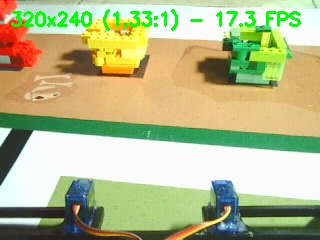
#> input picture tests_resolucion/capturas_fov/fov_320x240.jpg, 320 x 240 px
$ python -i test_resoluciones.py   (imports and definitions only)
#> lines starting #> are read from the running program, lines starting #| are printed output that depends on the picture; after the words box and inside, x2 and y2 are one past the last pixel; in counts of white or black regions, pixels touching at a corner belong together
#> further down, picture is the input picture: shape (240, 320, 3); mean B, G, R 139.3, 185.8, 180.4
#!/usr/bin/env python3
"""
Herramienta de prueba de resoluciones y FOV para Raspberry Pi 3B (WRO 2026).
Este archivo es independiente y NO altera ningun archivo existente del robot.

Uso en la Raspberry Pi:
    python3 test_resoluciones.py

Que hace:
1. Detecta todas las resoluciones MJPG que la camara soporta por hardware.
2. Mide FPS reales y consumo de tiempo de CPU (decodificacion + HSV + contornos) para cada una.
3. Guarda fotos comparativas para verificar el ensanchamiento del campo de vision (FOV).
"""

import os
import subprocess
import time
import cv2
import numpy as np

CARPETA_SALIDA = os.path.join(os.path.dirname(os.path.abspath(__file__)), "capturas_fov")


# [34 lines left out: function obtener_resoluciones_v4l2, not called in this run]


def simular_procesamiento_wro(frame):
    """Simula el procesamiento real de vision_core (ROI 70% + HSV + Morph + Contornos)."""
    alto = frame.shape[0]
#> alto = 240
    y0 = int(alto * 0.30)
#> y0 = 72
    roi = frame[y0:]
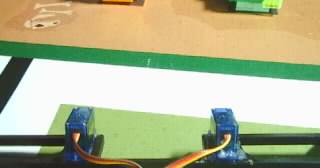
#> roi: shape (168, 320, 3); mean B, G, R 144.8, 181.2, 177
    hsv = cv2.cvtColor(roi, cv2.COLOR_BGR2HSV)
#> hsv: shape (168, 320, 3); mean H, S, V 40.1, 80.9, 195

    # Rango rojo tipico
    mask1 = cv2.inRange(hsv, np.array([0, 120, 70], dtype=np.uint8), np.array([10, 255, 255], dtype=np.uint8))
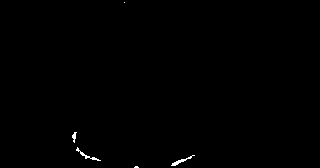
#> mask1: shape (168, 320); 0.3% white in thin lines or dots, all inside (x1, y1, x2, y2) = (72, 2, 195, 168)
    mask2 = cv2.inRange(hsv, np.array([168, 120, 70], dtype=np.uint8), np.array([179, 255, 255], dtype=np.uint8))
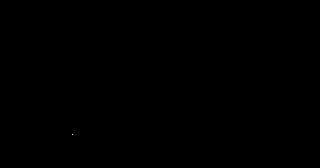
#> mask2: shape (168, 320); 0% white in thin lines or dots, all inside (x1, y1, x2, y2) = (72, 134, 73, 135)
    mask = mask1 | mask2

    kernel = cv2.getStructuringElement(cv2.MORPH_ELLIPSE, (3, 3))
    mask = cv2.morphologyEx(mask, cv2.MORPH_OPEN, kernel)
#> mask: shape (168, 320); 0.21% white in thin lines or dots, all inside (x1, y1, x2, y2) = (72, 133, 192, 168)
    mask = cv2.morphologyEx(mask, cv2.MORPH_CLOSE, kernel)

    contornos = cv2.findContours(mask, cv2.RETR_EXTERNAL, cv2.CHAIN_APPROX_SIMPLE)[-2]
#> contornos = 7 contours, 6 with area under 20; largest, box (x1, y1, x2, y2) and area: (172, 159, 185, 166) 27
    return len(contornos)


# [115 lines left out: functions probar_resolucion, main, not called in this run]


# [2 lines not run here, left out]

>>> import cv2
>>> picture = cv2.imread('capturas_fov/fov_320x240.jpg')
>>> result = simular_procesamiento_wro(picture)
#> result = 7

$ run again, on tests_resolucion/capturas_fov/fov_640x360.jpg
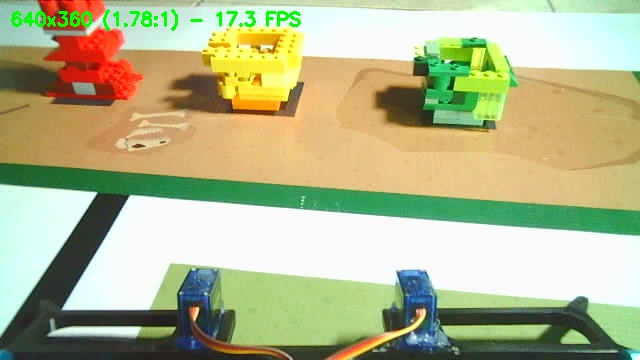
#> input picture tests_resolucion/capturas_fov/fov_640x360.jpg, 640 x 360 px
#> picture is the input picture: shape (360, 640, 3); mean B, G, R 141.1, 182.5, 178.8
#> in simular_procesamiento_wro, `roi = frame[y0:]`:
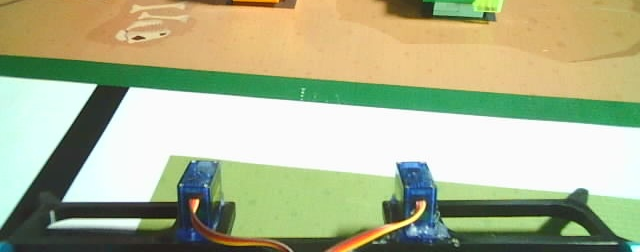
#> roi: shape (252, 640, 3); mean B, G, R 143.4, 179.4, 172.9
#> hsv: shape (252, 640, 3); mean H, S, V 41.5, 80.5, 191.9
#> mask1: shape (252, 640); 0.29% white; 8 white regions (4 under 20 px), largest, box (x1, y1, x2, y2) and area: (331, 229, 380, 252) 196, (193, 217, 244, 241) 180, (188, 197, 195, 208) 50, (278, 246, 288, 252) 24
#> mask2: shape (252, 640); 0% white in thin lines or dots, all inside (x1, y1, x2, y2) = (188, 203, 189, 204)
#> contornos = 5 contours, 2 with area under 20; largest, box (x1, y1, x2, y2) and area: (331, 230, 375, 252) 140, (193, 220, 234, 241) 115, (188, 197, 195, 207) 33
#> result = 5
